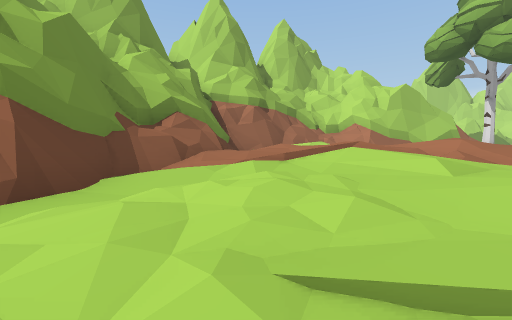
[1] (above)

21 first-person views from a walk through a scene from a Unity 3-D project. The camera is 1.2 m above the floor, tilts 4° down and sees 90° across. The floor is counted in squares, 2 m on a side. Each view is taken from the middle of a square. On the plan, view 1 faces up. The plan holds only what a view shows up to about 9 squares ahead; the rest is blank. The place goes on beyond the plan. The player character is not drawn.

[2]
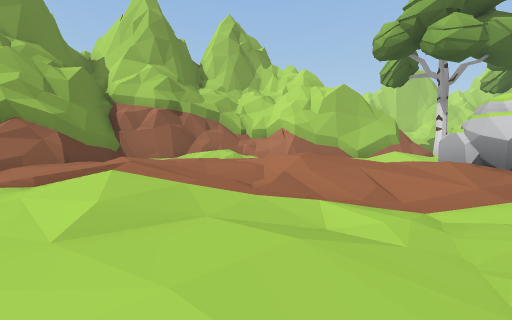

[3]
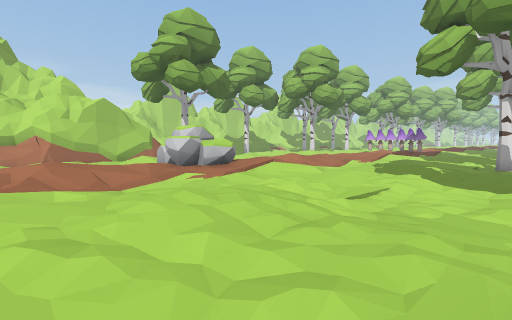

[4]
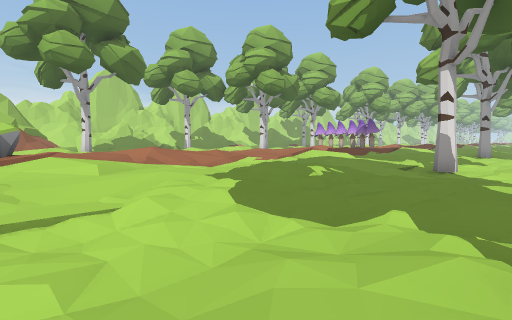

[5]
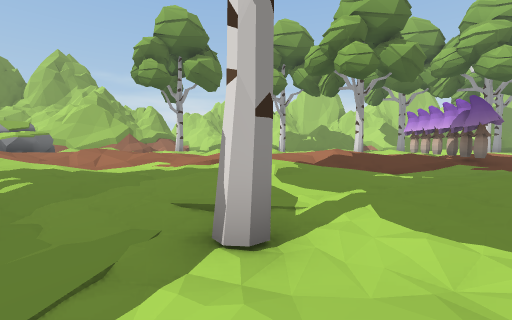

[6]
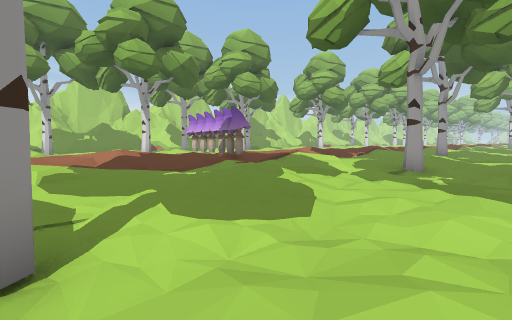

[7]
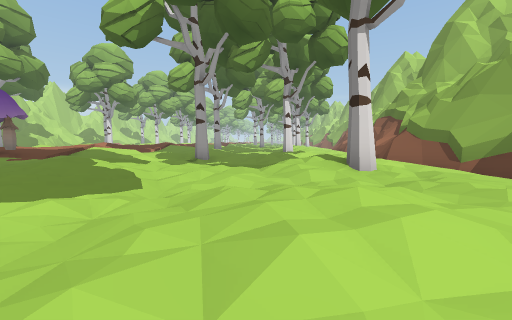

[8]
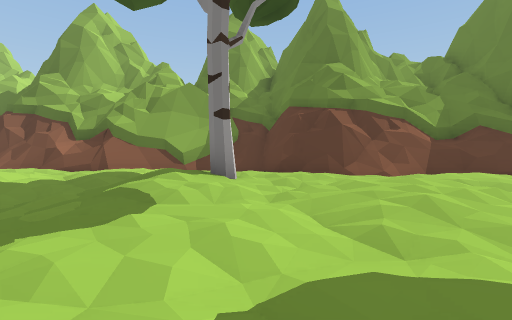

[9]
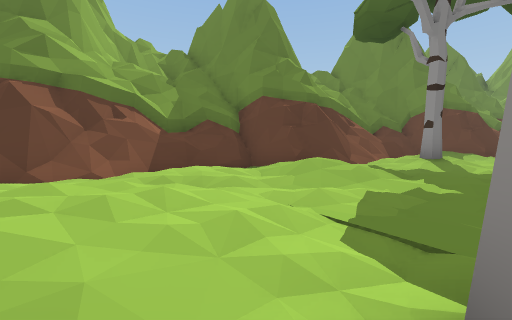

[10]
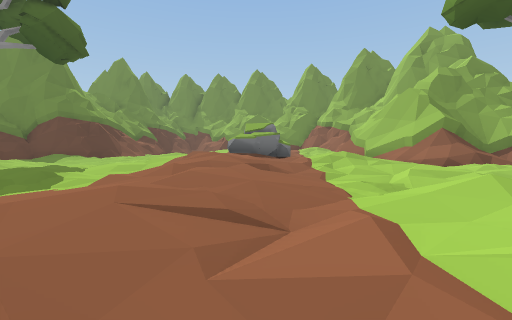

[11]
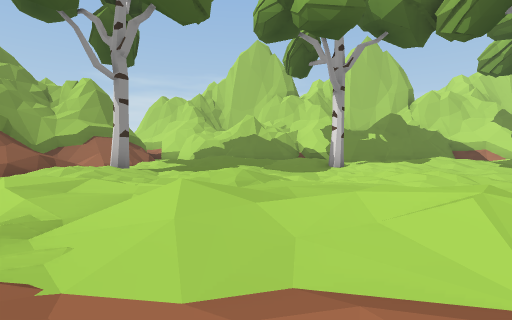

[12]
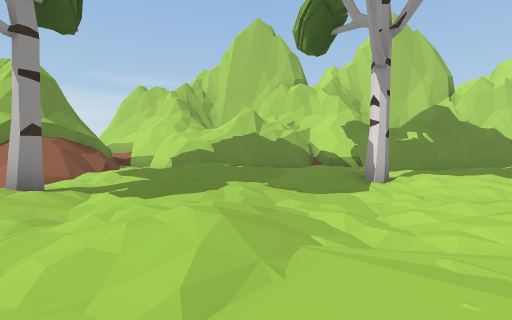

[13]
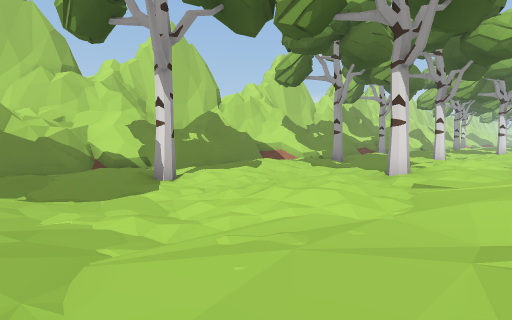

[14]
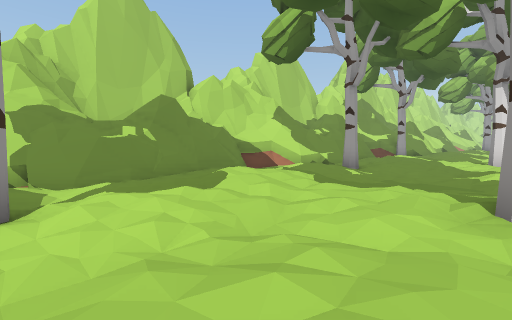

[15]
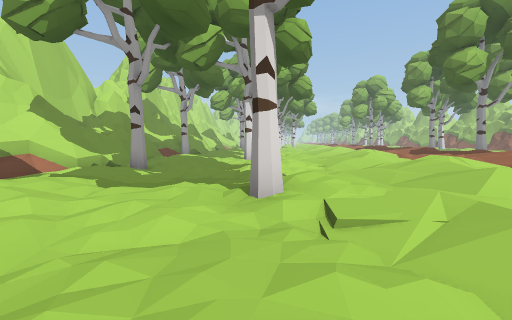

[16]
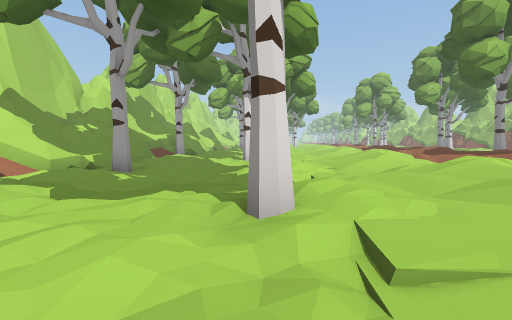

[17]
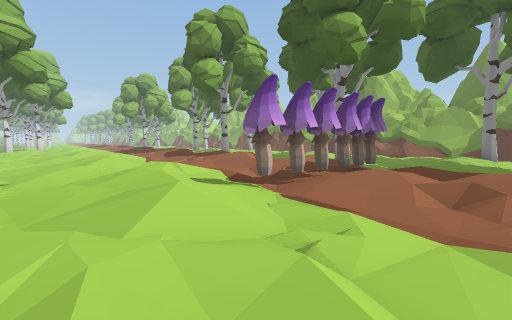

[18]
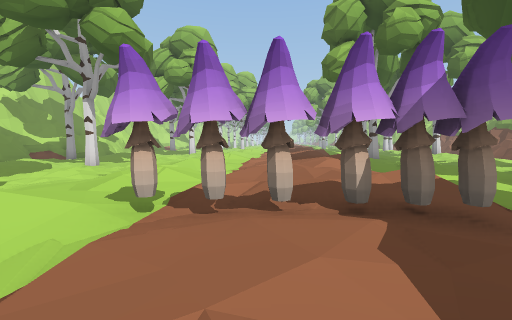

[19]
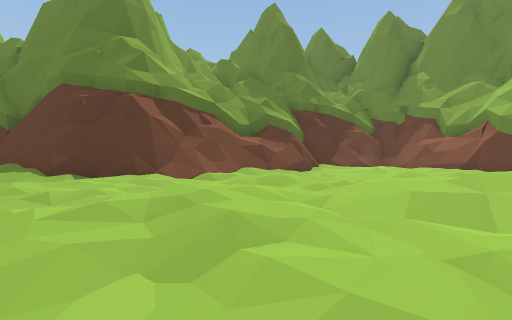

[20]
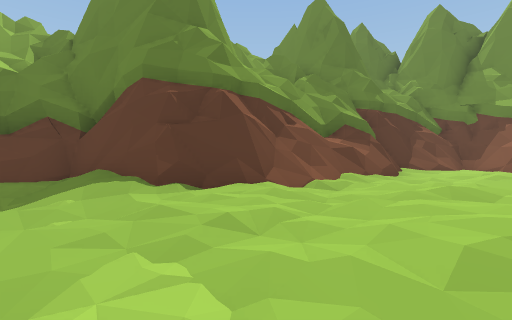

[21]
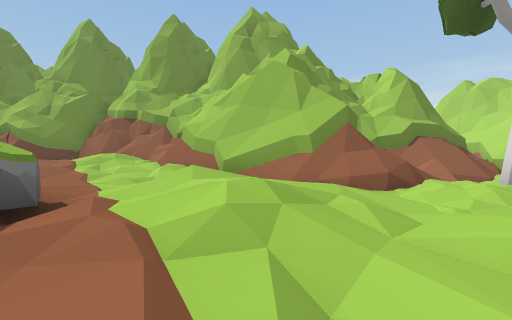

### Floor plan
Key: @ floor where view 1 was taken; # wall or solid block; . main floor; : floor 0.25 m higher than the main floor; - floor 0.25 m lower than the main floor; + floor 0.5 m higher than the main floor; * floor 0.75 m higher than the main floor; % floor 1 m higher than the main floor; / step, stairs or slope; = window, fence, low wall or low ledge; ^ raised ledge; T tree; R rock; M mushroom.
Columns run from 4 left of view 1 to 28 right of it. Each row starts with its distance up from view 1.
 19                      #####
 18               ==   ##=#=/=
 17               #=//####=//#=####
 16              ##./.:..../==##=###
 15             ^==.::+::::..::...//=
 14             #^/.::::..T.:+::::T..
 13             #-/...:..--.:::....::
 12             #=/T/:..---...:.--.:.
 11        ######=/+..:/..:/-.:.---..
 10     ##= ^###//.:..+/..+:..T.-.::.
  9    ###*+=+:/++::+/::::...:+ .:+:
  8    #++*/:.//**++/:/++::+/::::.:::
  7   ##:/++::::+*/:../+*/ /://++:++:
  6  ##=+*+*+/+RR+++::::*/ .:/+*/::*+
  5  #=++**/%**RR+**/*+/+: :::M+/::++
  4  #/:+/*+//++R**%**+*** /*MM+:++++
  3  ##.:++::.::/*+//+++**/**M*******
  2 ##=.:::::::::/:::.:/*+///M+*+/***
  1 #=-....::+::::+:::.:/::.:::/ :/
  0 ##--@-...::...::+:.:::::+:::::::+
 -1 ###/^/.-...--.:.......::+:.::::::
 -2  ####^=//..-..-.:..-T......-T::+
 -3      ##^##:-/T.....-..-...---....
 -4          ##.:+..::..::....--....:
 -5           #===/  /../:..:/..+  T
 -6           ###^###.::....T/:.:
 -7                 #==.......:...
 -8                 #^#=###....//..
 -9                 ########-#####=/
-10                        ###   ####

Where each view was taken, in squares from view 1:
view 1: 0 up, 0 right, facing up
view 2: 1 up, 3 right, facing up
view 3: 2 down, 3 right, facing up-right
view 4: 3 down, 8 right, facing up-right
view 5: 4 down, 16 right, facing up
view 6: 4 down, 16 right, facing up-right
view 7: 4 down, 15 right, facing right
view 8: 1 down, 19 right, facing down
view 9: 2 down, 17 right, facing down-left
view 10: 5 up, 17 right, facing left
view 11: 5 up, 15 right, facing up
view 12: 8 up, 15 right, facing up
view 13: 8 up, 15 right, facing up-right
view 14: 10 up, 18 right, facing up-right
view 15: 10 up, 18 right, facing right
view 16: 10 up, 19 right, facing right
view 17: 8 up, 19 right, facing down-right
view 18: 4 up, 19 right, facing right
view 19: 3 up, 6 right, facing down-left
view 20: 1 up, 7 right, facing down-left
view 21: 6 up, 11 right, facing up-left
